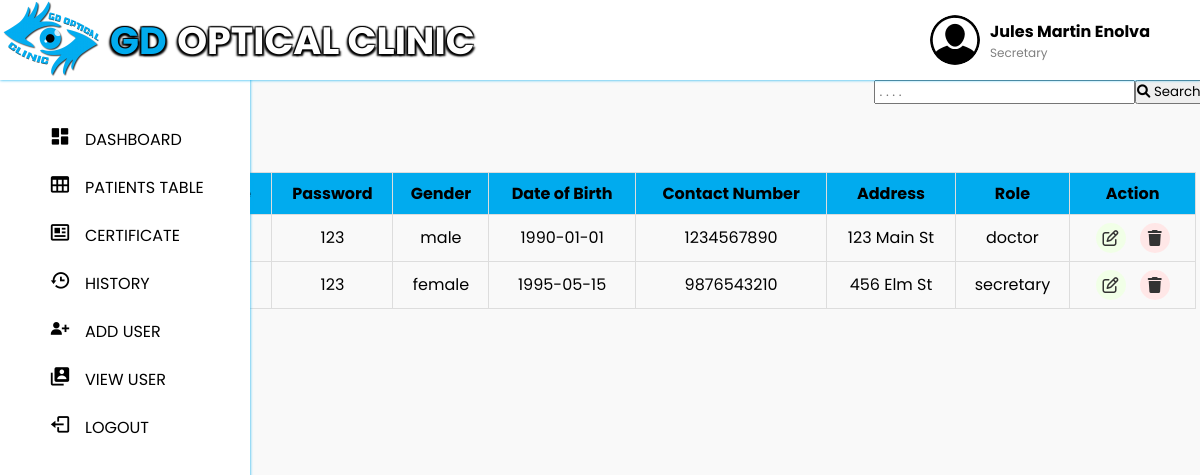
The page /doctor_users.php (signed in) on the database its author committed.
### tables this page shows
CREATE TABLE `accounts` (
  `accounts_id` int(11) NOT NULL,
  `username` varchar(50) NOT NULL,
  `password` varchar(255) NOT NULL,
  `fullname` varchar(100) NOT NULL,
  `gender` enum('male','female','other') NOT NULL,
  `birthdate` date NOT NULL,
  `address` varchar(255) NOT NULL,
  `contact_number` varchar(20) NOT NULL,
  `account_type` enum('doctor','secretary') NOT NULL DEFAULT 'secretary'
);

### doctor_users.php (the view, shortened to what this page needs)
<?php
include('doctor_homepage.php');
include('db.php');
$search = "";
$sql = "SELECT accounts_id, fullname, username, password, gender, birthdate, contact_number, address, account_type FROM accounts
        WHERE fullname LIKE '%$search%'
        OR contact_number LIKE '%$search%'
        OR address LIKE '%$search%'
        OR account_type LIKE '%$search%'";
$result = $conn->query($sql);
?>
<!DOCTYPE html>
<html lang="en">
<head>
    <link rel="stylesheet" href="css/doctor_users.css">
    <link rel="stylesheet" href="https://cdnjs.cloudflare.com/ajax/libs/font-awesome/6.0.0-beta3/css/all.min.css">
</head>
<body>
    <form method="GET" action="">
        <input type="text" name="search" placeholder=" . . . ." value="<?php echo htmlspecialchars($search); ?>">
        <button type="submit"><i class="fa fa-search"></i> Search</button>
    </form>
    <div class="table-container">
    <table>
        <thead>
            <tr>
                <th>Full Name</th>
                <th>Username</th>
                <th>Password</th>
                <th>Gender</th>
                <th>Date of Birth</th>
                <th>Contact Number</th>
                <th>Address</th>
                <th>Role</th>
                <th>Action</th>
            </tr>
        </thead>
        <tbody>
        <?php
            if ($result->num_rows > 0) {
                while($row = $result->fetch_assoc()) {
                    echo "<tr>
                            <td>{$row['fullname']}</td>
                            <td>{$row['username']}</td>
                            <td>{$row['password']}</td>
                            <td>{$row['gender']}</td>
                            <td>{$row['birthdate']}</td>
                            <td>{$row['contact_number']}</td>
                            <td>{$row['address']}</td>
                            <td>{$row['account_type']}</td>
                            <td>
                                <a href='doctor_usersedit.php?id={$row['accounts_id']}' class='action-btn view'><i class='fa fa-edit'></i></a>
                                <a href='?delete_id={$row['accounts_id']}' class='action-btn delete' onclick='return confirm(\"Are you sure you want to delete this record?\")'><i class='fa fa-trash'></i></a>
                          </tr>";
                }
            } else {
                echo "<tr><td colspan='8'>No records found</td></tr>";
            }
            ?>
        </tbody>
    </table>
</div>
</body>
</html>

### doctor_homepage.php (shortened to what this page needs)
<?php
include 'db.php';
$user_fullname = '';
$user_role = '';
if (isset($_SESSION['username'])) {
    $username = $_SESSION['username'];
    $sql = "SELECT fullname, account_type FROM accounts WHERE username='$username'";
    $result = $conn->query($sql);
    if ($result->num_rows == 1) {
        $row = $result->fetch_assoc();
        $user_fullname = $row['fullname'];
        $user_role = $row['account_type'];
    }
} else {
    header("Location: login.php");
    exit();
}
?>
<!DOCTYPE html>
<html lang="en">
  <head>
    <link href="https://unpkg.com/boxicons@2.1.4/css/boxicons.min.css" rel="stylesheet" />
    <link rel="stylesheet" href="https://cdnjs.cloudflare.com/ajax/libs/font-awesome/5.15.4/css/all.min.css"/>
    <link rel="stylesheet" href="css/style.css" />
  </head>
  <body>
  <div class="user-info">
            <img src="images/user-icon.png" alt="User Icon" class="user-icon">
            <div class="user-details">
                <span class="name"><?php echo $user_fullname; ?></span>
                <span class="role"><?php echo ucfirst($user_role); ?></span>
            </div>
        </div>
    <nav class="navbar">
      <div class="logo-container">
          <img src="images/logo.png" alt="Logo">
      </div>
      <div class="text-container">
          <h2 class="text"><span class="highlight">GD</span> <span class="white-text">OPTICAL CLINIC</span></h2>
      </div>
     </nav>
     <nav class="sidebar">
      <div class="menu_content">
        <ul class="menu_items">
          <li class="item">
            <a href="doctor_dashboard.php" class="nav_link submenu_item">
              <span class="navlink_icon">
                <i class='bx bxs-dashboard'></i>
              </span>
              <span class="navlink">DASHBOARD</span>
            </a>
          </li>
          <li class="item">
            <a href="doctor_table.php" class="nav_link submenu_item">
              <span class="navlink_icon">
                <i class='bx bx-table' ></i>
              </span>
              <span class="navlink">PATIENTS TABLE</span>
            </a>
          </li>
          <li class="item">
            <a href="doctor_certificate.php" class="nav_link submenu_item">
              <span class="navlink_icon">
                <i class='bx bx-news' ></i>
              </span>
              <span class="navlink">CERTIFICATE</span>
            </a>
          </li>
          <li class="item">
            <a href="doctor_history.php" class="nav_link submenu_item">
              <span class="navlink_icon">
                <i class='bx bx-history' ></i>
              </span>
              <span class="navlink">HISTORY</span>
            </a>
          </li>
          <li class="item">
            <a href="add_user_secretary.php" class="nav_link submenu_item">
              <span class="navlink_icon">
                <i class='bx bxs-user-plus' ></i>
              </span>
              <span class="navlink">ADD USER</span>
            </a>
          </li>
          <li class="item">
            <a href="doctor_users.php" class="nav_link submenu_item">
              <span class="navlink_icon">
                <i class='bx bxs-user-account' ></i>
              </span>
              <span class="navlink">VIEW USER</span>
            </a>
          </li>
          <li class="item">
            <a href="gdopticalclinic.php" class="nav_link submenu_item">
              <span class="navlink_icon">
              <i class='bx bx-log-out' ></i>
              </span>
              <span class="navlink">LOGOUT</span>
            </a>
          </li>
    </nav>
  </body>
</html>

### css/style.css (style rules this page uses)
* { margin: 0; padding: 0; box-sizing: border-box; font-family: "Poppins", sans-serif; }
:root { --white-color: #fff; --blue-color: #4070f4; --grey-color: #707070; --grey-color-light: #aaa; }
body { background-color: #e7f2fd; transition: all 0.5s ease; }
.navbar { position: fixed; top: 0; width: 100%; left: 0; background-color: var(--white-color); display: flex; align-items: center; justify-content: space-between; padding: 40px 0px; z-index: 1000; box-shadow: 0 0 3px #01abee; }
.logo-container { position: fixed; top: -12px; left: 2px; z-index: 1100; }
.logo-container img { width: 150px; height: auto; }
.user-info { display: flex; align-items: center; position: fixed; top: 15px; right: 50px; z-index: 1100; }
.user-icon { width: 50px; height: 50px; border-radius: 50%; margin-right: 10px; }
.user-details { display: flex; flex-direction: column; align-items: flex-start; }
.user-details .name { font-weight: bold; }
.user-details .role { font-size: 12px; color: gray; }
.navbar img { width: 100px; height: 100px; object-fit: cover; border-radius: 0%; }
.text { font-family: "Swis721 Blk BT", sans-serif; font-size: 38px; color: #01abee; text-transform: uppercase; text-shadow: -1px -1px 1px #000, 1px -1px 1px #000, -2px 2px 2px #000, 2px 2px 2px #000; }
.text-container { position: absolute; top: 12px; left: 110px; z-index: 1000; }
.highlight { color: #01abee; }
.white-text { color: #ffffff; }
body { display: flex; justify-content: center; align-items: center; height: 100vh; margin: -280px; font-family: Arial, sans-serif; background-color: #f0f2f5; overflow: hidden; }
.sidebar { background-color: var(--white-color); width: 250px; position: fixed; top: 15px; left: 0; height: 100%; padding: 100px 20px; z-index: 100; overflow-y: scroll; box-shadow: 0 0 3px #01abee; transition: all 0.5s ease; }
.menu_content { position: relative; }
.menu_items { padding: 0; list-style: none; }
.navlink_icon { position: relative; font-size: 22px; min-width: 50px; line-height: 40px; display: inline-block; text-align: center; border-radius: 6px; }
.navlink_icon::before { content: ""; position: absolute; height: 100%; width: calc(100% + 100px); left: -20px; }
.sidebar .nav_link { display: flex; align-items: center; width: 100%; padding: 4px 15px; border-radius: 8px; text-decoration: none; color: #000000; white-space: nowrap; }
.submenu_item { cursor: pointer; }

### css/doctor_users.css (style rules this page uses)
body { display: flex; position: absolute; top: 15%; right: 22%; padding: 20px; font-family: Arial, sans-serif; background-color: #f9f9f9; }
table { width: 1300px; border-collapse: collapse; }
th, td { border: 1px solid #ddd; padding: 8px; text-align: center; }
th { background-color: #01abee; }
form { display: flex; position: absolute; top: 30%; right: 1%; }
.action-btn { display: inline-flex; align-items: center; justify-content: center; width: 30px; height: 30px; border: none; background: #f1f1f1; color: #333; border-radius: 50%; cursor: pointer; text-align: center; margin: 0 5px; text-decoration: none; }
.action-btn i { font-size: 16px; }
.action-btn.view { background: #f1ffe7; }
.action-btn.delete { background: #ffe7e7; }

### rows shown on the page
accounts: fullname "Jules Martin Enolva", account_type "Secretary", password "123", gender "female", birthdate "1995-05-15", contact_number "9876543210", address "456 Elm St", account_type "secretary"
accounts: password "123", gender "male", birthdate "1990-01-01", contact_number "1234567890", address "123 Main St", account_type "doctor"
